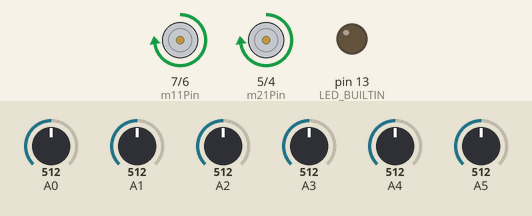
Recording of a sketch running on a simulated Arduino Uno, built with avr-gcc and run on an emulated ATmega328P. Parts: motor-driver pin pairs drawn as motors (green arrow = first pin HIGH = forward, orange = second pin HIGH = backward, longer = more drive, scaled by the enable pin), output pins drawn as LEDs (lit = HIGH). The test bench sets the inputs (shaded band); at power-on: A0 = 512, A5 = 512, A4 = 512, A1 = 512, A3 = 512, A2 = 512.

Above: at 5.4 s.
5.5 s: A0 set to 716
At 5.72 s:
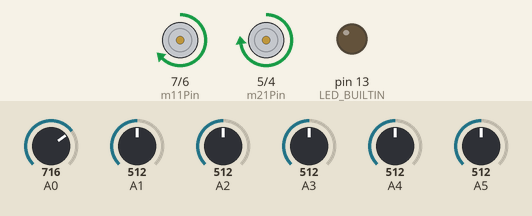
8.5 s: A5 set to 245
At 10.97 s:
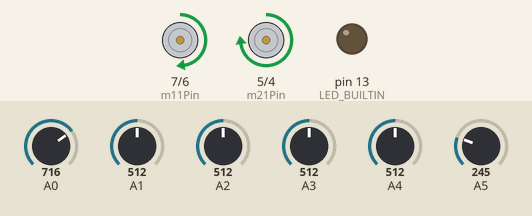
11.5 s: A4 set to 30
At 11.69 s:
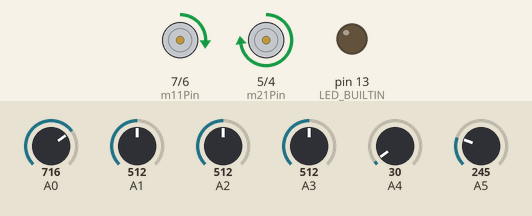
14.5 s: A1 set to 574
17.5 s: A1 set to 600
20.5 s: A3 set to 30
Timing chart, 0 to 29.1 s (numbered marks = the images above; inputs shaded):
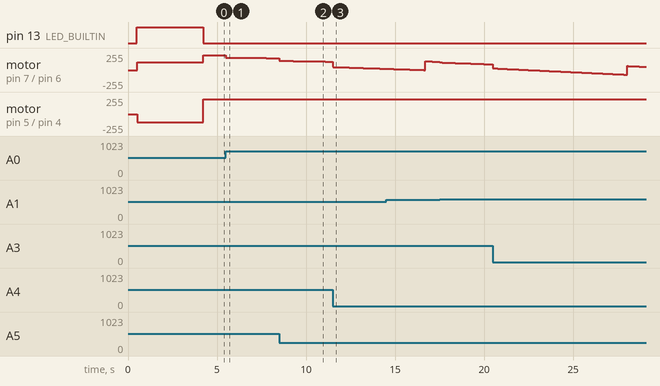

The sketch:

line_follower_v1.ino
```cpp
#include <QTRSensors.h>

const int m11Pin = 7;
const int m12Pin = 6;
const int m21Pin = 5;
const int m22Pin = 4;
const int m1Enable = 11;
const int m2Enable = 10;
int m1Speed = 0;
int m2Speed = 0;

float kp = 10;
float ki = 0.002;
float kd = 3;
int p = 1;
int i = 0;
int d = 0;
int error = 0;
int lastError = 0;
const int maxSpeed = 255;
const int minSpeed = -255;
const int baseSpeed = 225;
QTRSensors qtr;
const int sensorCount = 6;
int sensorValues[sensorCount];
int sensors[sensorCount] = {0, 0, 0, 0, 0, 0};

bool moveToLeft = false;

void setup() {
  // pinMode setup
  pinMode(m11Pin, OUTPUT);
  pinMode(m12Pin, OUTPUT);
  pinMode(m21Pin, OUTPUT);
  pinMode(m22Pin, OUTPUT);
  pinMode(m1Enable, OUTPUT);
  pinMode(m2Enable, OUTPUT);
  qtr.setTypeAnalog();
  Serial.begin(9600);
  qtr.setSensorPins((const uint8_t[]){A0, A1, A2, A3, A4, A5}, sensorCount);
  delay(500);
  pinMode(LED_BUILTIN, OUTPUT);
  digitalWrite(LED_BUILTIN, HIGH); // turn on Arduino's LED to indicate we are in calibration mode

  // calibrate the sensor. For maximum grade the line follower should do the movement itself,
  // without human interaction.
  for (uint16_t i = 0; i < 130; i++) {
    int error = map(qtr.readLineBlack(sensorValues), 0, 5000, -50, 50);
    qtr.calibrate();

    if (moveToLeft) {  // turn left
      setMotorSpeed(-120, 120);
    } else {     // turn right
      setMotorSpeed(120, -120);
    }
    if (error > 40 && moveToLeft || error < -40 && !moveToLeft) {
      moveToLeft = !moveToLeft;  // change direction
    }
  }
  digitalWrite(LED_BUILTIN, LOW);
  Serial.begin(9600);
}

void loop() {
  // inefficient code, written in loop. You must create separate functions
  int error = map(qtr.readLineBlack(sensorValues), 0, 5000, -50, 50);
  p = error;
  i = i + error;
  d = error - lastError;
  lastError = error;
  int motorSpeed = kp * p + ki * i + kd * d; // = error in this case
  m1Speed = baseSpeed;
  m2Speed = baseSpeed;

  // a bit counterintuitive because of the signs
  // basically in the first if, you subtract the error from m1Speed (you add the negative)
  // in the 2nd if you add the error to m2Speed (you subtract the negative)
  // it's just the way the values of the sensors and/or motors lined up
  if (error < 0) {
    m1Speed += motorSpeed;
  } else if (error > 0) {
    m2Speed -= motorSpeed;
  }

  // make sure it doesn't go past limits. You can use -255 instead of 0 if calibrated programmed
  // properly.
  // making sure we don't go out of bounds
  // maybe the lower bound should be negative, instead of 0? This of what happens when making a
  // steep turn
  m1Speed = constrain(m1Speed, minSpeed, maxSpeed);
  m2Speed = constrain(m2Speed, minSpeed, maxSpeed);
  setMotorSpeed(m1Speed, m2Speed);

  // DEBUGGING
  // Serial.print("Error: ");
  // Serial.println(error);
  // Serial.print("M1 speed: ");
  // Serial.println(m1Speed);
  //
  // Serial.print("M2 speed: ");
  // Serial.println(m2Speed);
  //
  // delay(250);
}

// calculate PID value based on error, kp, kd, ki, p, i and d.
void pidControl(float kp, float ki, float kd) {
  // TODO
}

// each argument takes values between -255 and 255. The negative values represent the motor speed
// in reverse.
void setMotorSpeed(int motor1Speed, int motor2Speed) {
  // remove comment if any of the motors are going in reverse
  // motor1Speed = -motor1Speed;
  // motor2Speed = -motor2Speed;

  if (motor1Speed == 0) {
    digitalWrite(m11Pin, LOW);
    digitalWrite(m12Pin, LOW);
    analogWrite(m1Enable, motor1Speed);
  } else {
    if (motor1Speed > 0) {
      digitalWrite(m11Pin, HIGH);
      digitalWrite(m12Pin, LOW);
      analogWrite(m1Enable, motor1Speed);
    }
    if (motor1Speed < 0) {
      digitalWrite(m11Pin, LOW);
      digitalWrite(m12Pin, HIGH);
      analogWrite(m1Enable, -motor1Speed);
    }
  }

  if (motor2Speed == 0) {
    digitalWrite(m21Pin, LOW);
    digitalWrite(m22Pin, LOW);
    analogWrite(m2Enable, motor2Speed);
  } else {
    if (motor2Speed > 0) {
      digitalWrite(m21Pin, HIGH);
      digitalWrite(m22Pin, LOW);
      analogWrite(m2Enable, motor2Speed);
    }
    if (motor2Speed < 0) {
      digitalWrite(m21Pin, LOW);
      digitalWrite(m22Pin, HIGH);
      analogWrite(m2Enable, -motor2Speed);
    }
  }
}
```

Measured:
- after the input at 5.5 s, motor on pin 7 (m11Pin) / pin 6 (m12Pin): moves from forward 225/255 to forward 179/255 over 2.7 s, starting at once
